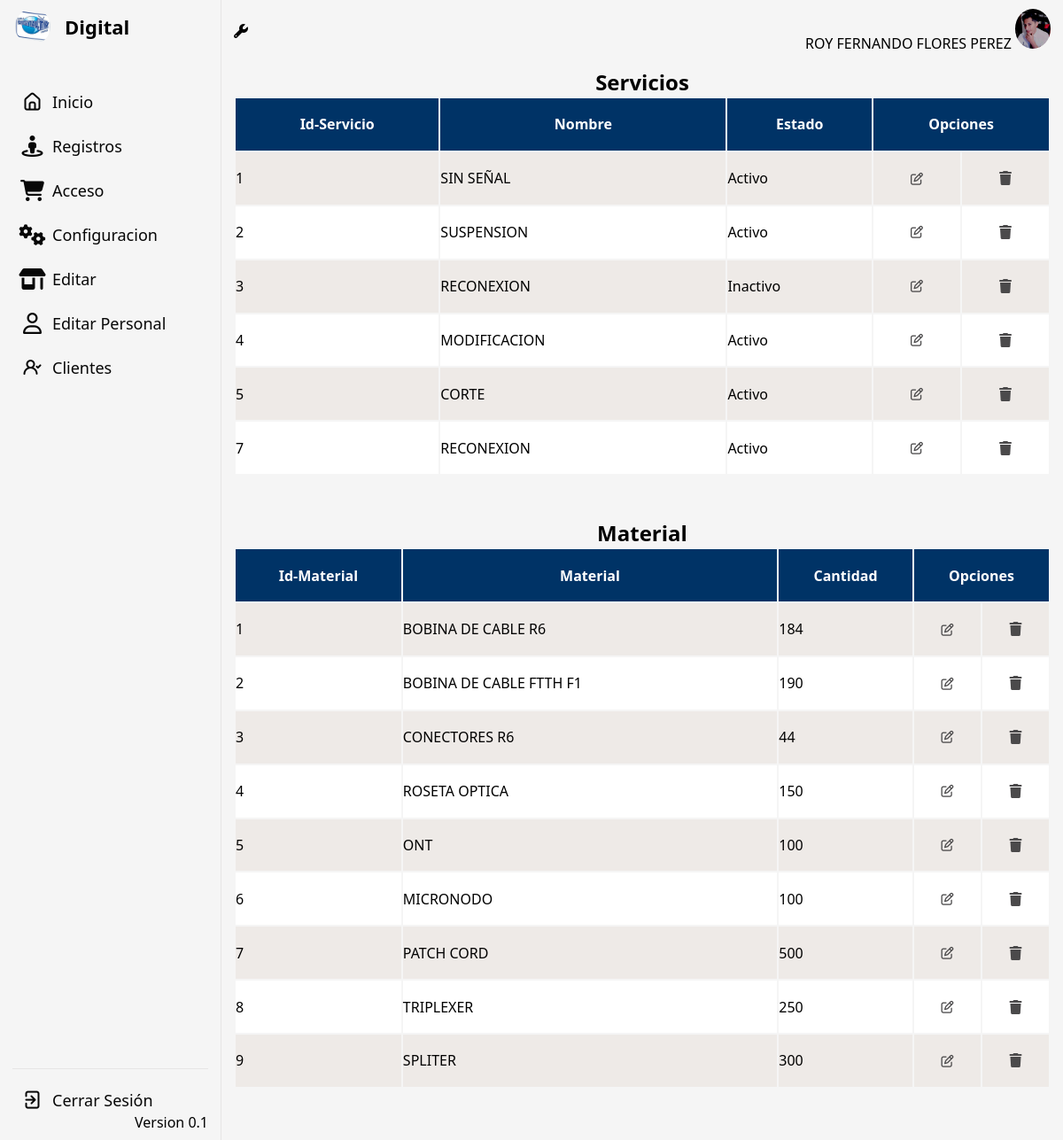
The app's page /admineditar.php (signed in) with its own data.
### tables this page shows
CREATE TABLE `personal` (
  `idpersonal` int(11) NOT NULL,
  `dni` varchar(8) DEFAULT NULL,
  `nombre` varchar(50) DEFAULT NULL,
  `correo` varchar(50) DEFAULT NULL,
  `direccion` varchar(100) DEFAULT NULL,
  `telefono` varchar(9) DEFAULT NULL,
  `estadopersonal` int(11) DEFAULT 1,
  `id_tipopersonal` int(11) NOT NULL
);

CREATE TABLE `servicio` (
  `idservicio` int(11) NOT NULL,
  `nomservicio` varchar(50) DEFAULT NULL,
  `estadoservicio` int(11) NOT NULL DEFAULT 1
);

CREATE TABLE `material` (
  `id_material` int(11) NOT NULL,
  `tipmaterial` varchar(50) DEFAULT NULL,
  `cantidad` int(11) DEFAULT NULL,
  `descripccion` text DEFAULT NULL,
  `estado` int(11) NOT NULL DEFAULT 1
);

### auth.php (called while the page is built, shortened)
<?php
$idpersonal = isset($_SESSION["idpersonal"]) ? $_SESSION["idpersonal"] : "Usuario";
 ?>

### admineditar.php (the view, shortened to what this page needs)
<?php
include("conexion.php");
include("auth.php");
?>
<!DOCTYPE html>
<html lang="en">
<head>
    <link rel="stylesheet" href="css/tablatefa.css" type="text/css">
    <link rel="stylesheet" href="https://cdnjs.cloudflare.com/ajax/libs/font-awesome/6.4.0/css/all.min.css"
 />
</head>
<body>
    <section class="dashboard">
        <div class="top">
            <i class="fa-solid fa-wrench"></i>
            <?php
            $sqlfoto = "SELECT * FROM personal where idpersonal='$idpersonal'";
            $f = mysqli_query($cn, $sqlfoto);
            while ($r10 = mysqli_fetch_assoc($f)) {
                ?>
                <div class="search">
                    <span class="text">
                        <?php echo $r10["nombre"]; ?>
                    </span>
                    <img src="pngpersonal/<?php echo $r10["idpersonal"]; ?>.png" alt="">
                </div>
                <?php
            }
            ?>
        </div>
        <br>
        <br><br>
        <div class="dash-content">
            <div>
                <center>
                    <h2>Servicios</h2>
                </center>
                <table class="listado">
                    <thead>
                        <tr>
                            <th>
                                <h1>Id-Servicio</h1>
                            </th>
                            <th>
                                <h1>Nombre</h1>
                            </th>
                            <th>
                                <h1>Estado</h1>
                            </th>
                            <th colspan="2">
                                <h1>Opciones</h1>
                            </th>
                        </tr>
                    </thead>
                    <tbody>
                        <?php
                        $sqlpersonal = "SELECT * FROM Servicio";
                        $f = mysqli_query($cn, $sqlpersonal);
                        while ($r1 = mysqli_fetch_assoc($f)) {
                            ?>
                            <tr>
                                <td>
                                    <?php echo $r1["idservicio"]; ?>
                                </td>
                                <td>
                                    <?php echo $r1["nomservicio"]; ?>
                                </td>
                                <td>
                                    <?php
                                    if ($r1["estadoservicio"] == 1) {
                                        echo "Activo";
                                    } else {
                                        echo "Inactivo";
                                    }
                                    ?>
                                </td>
                                <td class="icono"><a href="editaradmin/editarservicio.php?cod=<?php echo $r1["idservicio"]; ?>"
                                        target="_parent">
                                        <center><i class="fa-regular fa-pen-to-square fa-shake fa-sm"></i></center>
                                    </a>
                                </td>
                                <td class="icono"><a href="certificado.php?cod=<?php echo $r1["idservicio"]; ?>"
                                        target="_parent">
                                        <center><i class="fa-solid fa-trash fa-flip"></i></center>
                                    </a>
                                </td>
                            </tr>
                            <?php
                        }
                        ?>
                    </tbody>
                </table>
            </div>
            <div>
                <center>
                    <h2>Material</h2>
                </center>
                <table class="listado">
                    <thead>
                        <tr>
                            <th>
                                <h1>Id-Material</h1>
                            </th>
                            <th>
                                <h1>Material</h1>
                            </th>
                            <th>
                                <h1>Cantidad</h1>
                            </th>
                            <th colspan="2">
                                <h1>Opciones</h1>
                            </th>
                        </tr>
                    </thead>
                    <tbody>
                        <?php
                        $sqlacceso = "SELECT * FROM material";
                        $f = mysqli_query($cn, $sqlacceso);
                        while ($r2 = mysqli_fetch_assoc($f)) {
                            ?>
                            <tr>
                                <td>
                                    <?php echo $r2["id_material"]; ?>
                                </td>
                                <td>
                                    <?php echo $r2["tipmaterial"]; ?>
                                </td>
                                <td>
                                    <?php echo $r2["cantidad"]; ?>
                                </td>
                                <td class="icono"><a href="editaradmin/editarmaterial.php?cod=<?php echo $r2["id_material"]; ?>"
                                        target="_parent">
                                        <center><i class="fa-regular fa-pen-to-square fa-shake fa-sm"></i></center>
                                    </a>
                                </td>
                                <td class="icono"><a href="certificado.php?cod=<?php echo $r2["id_material"]; ?>"
                                        target="_parent">
                                        <center><i class="fa-solid fa-trash fa-flip"></i></center>
                                    </a>
                                </td>
                            </tr>
                            <?php
                        }
                        ?>
                    </tbody>
                </table>
            </div>
        </div>
    </section>
</body>
</html>

### css/admin.css (style rules this page uses)
* { margin: 0; padding: 0; box-sizing: border-box; font-family: 'Segoe UI'; }
:root { --primary-color: #f5f5f5; --panel-color: #f5f5f5; --text-color: #000; --black-light-color: #070707; --border-color: #e6e5e5; --toggle-color: #aca6a6; --box1-color: #4DA3FF; --box2-color: #FFE6AC; --box3-color: #E7D1FC; --title-icon-color: #fff; --tran-05: all 0.5s ease; --tran-03: all 0.3s ease; --tran-03: all 0.2s ease; }
body { min-height: 100vh; background-color: var(--primary-color); }
nav { position: fixed; top: 0; left: 0; height: 100%; width: 250px; padding: 10px 14px; background-color: var(--panel-color); border-right: 1px solid var(--border-color); transition: var(--tran-05); }
nav .logo-name { display: flex; align-items: center; }
nav .logo-image { display: flex; justify-content: center; min-width: 45px; }
nav .logo-image img { width: 40px; object-fit: cover; border-radius: 50%; }
nav .logo-name .logo_name { font-size: 22px; font-weight: 600; color: var(--text-color); margin-left: 14px; transition: var(--tran-05); }
nav .menu-items { margin-top: 40px; height: calc(100% - 90px); display: flex; flex-direction: column; justify-content: space-between; }
.menu-items li { list-style: none; }
.menu-items li a { display: flex; align-items: center; height: 50px; text-decoration: none; position: relative; }
.menu-items li a i { font-size: 24px; min-width: 45px; height: 100%; display: flex; align-items: center; justify-content: center; color: var(--black-light-color); }
.menu-items li a .link-name { font-size: 18px; font-weight: 400; color: var(--black-light-color); transition: var(--tran-05); }
.menu-items .logout-mode { padding-top: 10px; border-top: 1px solid var(--border-color); }
.menu-items .mode { display: flex; align-items: center; white-space: nowrap; }
.menu-items .mode-toggle { position: absolute; right: 14px; height: 50px; min-width: 45px; display: flex; align-items: center; justify-content: center; cursor: pointer; }
.dashboard { position: relative; left: 250px; background-color: var(--panel-color); min-height: 100vh; width: calc(100% - 250px); padding: 10px 14px; transition: var(--tran-05); }
.dashboard .top { position: fixed; top: 0; left: 250px; display: flex; width: calc(100% - 250px); justify-content: space-between; align-items: center; padding: 10px 14px; background-color: var(--panel-color); transition: var(--tran-05); z-index: 10; }
.top img { width: 40px; border-radius: 50%; }
.dashboard .dash-content { padding-top: 0px; }

### css/tablatefa.css (style rules this page uses)
.listado th h1 { font-weight: bold; font-size: 1em; text-align: center; color: #FFFFFF; }
.listado td { font-weight: normal; font-size: 1em; }
.listado { text-align: left; overflow: hidden; width: 100%; margin: 0 auto; display: table; padding: 0 0 3em 0; }
.listado td, .listado th { padding-bottom: 2%; padding-top: 2%; padding-left:0.01%; }
.listado tr:nth-child(odd) { background-color: #EEEAE7; }
.listado tr:nth-child(even) { background-color: #FFFFFF; }
.listado th { background-color: #003366; }
td a { color: #4B4A4B; }

### records on screen
personal: nombre "ROY FERNANDO FLORES PEREZ"
servicio: idservicio "1", nomservicio "SIN SEÑAL", estadoservicio "Activo"
servicio: idservicio "2", nomservicio "SUSPENSION", estadoservicio "Activo"
servicio: idservicio "3", nomservicio "RECONEXION", estadoservicio "Inactivo"
servicio: idservicio "4", nomservicio "MODIFICACION", estadoservicio "Activo"
servicio: idservicio "5", nomservicio "CORTE", estadoservicio "Activo"
servicio: idservicio "7", nomservicio "RECONEXION", estadoservicio "Activo"
material: id_material "1", tipmaterial "BOBINA DE CABLE R6", cantidad "184"
material: id_material "2", tipmaterial "BOBINA DE CABLE FTTH F1", cantidad "190"
material: id_material "3", tipmaterial "CONECTORES R6", cantidad "44"
material: id_material "4", tipmaterial "ROSETA OPTICA", cantidad "150"
material: id_material "5", tipmaterial "ONT", cantidad "100"
material: id_material "6", tipmaterial "MICRONODO", cantidad "100"
material: id_material "7", tipmaterial "PATCH CORD", cantidad "500"
material: id_material "8", tipmaterial "TRIPLEXER", cantidad "250"
material: id_material "9", tipmaterial "SPLITER", cantidad "300"
